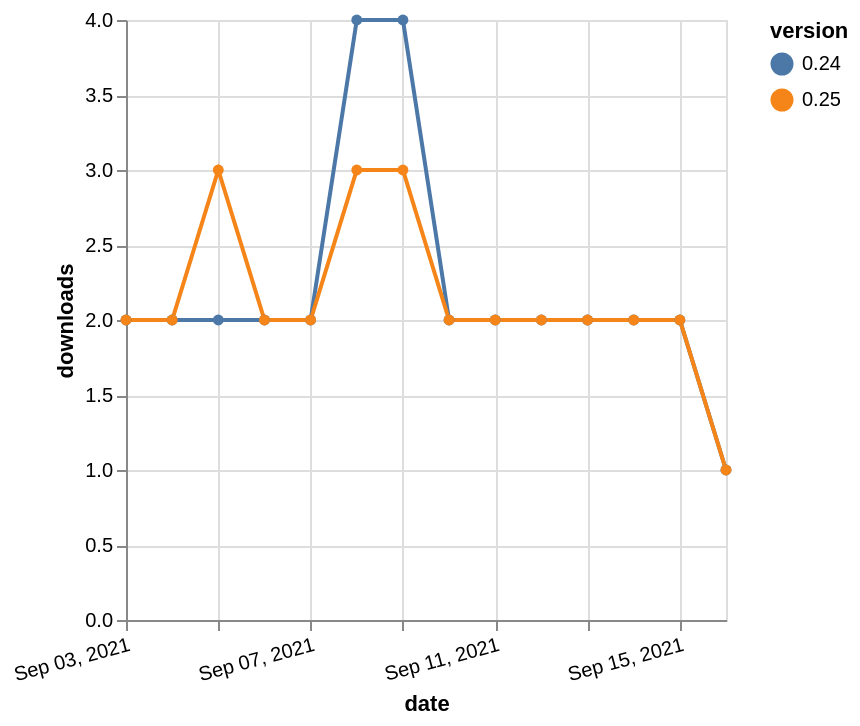

Describe this chart as a Vega-Lite specification.
### Vega-Lite specification from a JSON file in a GitHub repository (floating-point values rounded to 4 significant figures)
{"$schema": "https://vega.github.io/schema/vega-lite/v5.json", "description": "A simple bar chart with embedded data.", "data": {"values": [{"date": "2021-09-03", "total": 2554, "delta": 2, "version": "0.24"}, {"date": "2021-09-04", "total": 2556, "delta": 2, "version": "0.24"}, {"date": "2021-09-05", "total": 2558, "delta": 2, "version": "0.24"}, {"date": "2021-09-06", "total": 2560, "delta": 2, "version": "0.24"}, {"date": "2021-09-07", "total": 2562, "delta": 2, "version": "0.24"}, {"date": "2021-09-08", "total": 2566, "delta": 4, "version": "0.24"}, {"date": "2021-09-09", "total": 2570, "delta": 4, "version": "0.24"}, {"date": "2021-09-10", "total": 2572, "delta": 2, "version": "0.24"}, {"date": "2021-09-11", "total": 2574, "delta": 2, "version": "0.24"}, {"date": "2021-09-12", "total": 2576, "delta": 2, "version": "0.24"}, {"date": "2021-09-13", "total": 2578, "delta": 2, "version": "0.24"}, {"date": "2021-09-14", "total": 2580, "delta": 2, "version": "0.24"}, {"date": "2021-09-15", "total": 2582, "delta": 2, "version": "0.24"}, {"date": "2021-09-16", "total": 2583, "delta": 1, "version": "0.24"}, {"date": "2021-09-03", "total": 1898, "delta": 2, "version": "0.25"}, {"date": "2021-09-04", "total": 1900, "delta": 2, "version": "0.25"}, {"date": "2021-09-05", "total": 1903, "delta": 3, "version": "0.25"}, {"date": "2021-09-06", "total": 1905, "delta": 2, "version": "0.25"}, {"date": "2021-09-07", "total": 1907, "delta": 2, "version": "0.25"}, {"date": "2021-09-08", "total": 1910, "delta": 3, "version": "0.25"}, {"date": "2021-09-09", "total": 1913, "delta": 3, "version": "0.25"}, {"date": "2021-09-10", "total": 1915, "delta": 2, "version": "0.25"}, {"date": "2021-09-11", "total": 1917, "delta": 2, "version": "0.25"}, {"date": "2021-09-12", "total": 1919, "delta": 2, "version": "0.25"}, {"date": "2021-09-13", "total": 1921, "delta": 2, "version": "0.25"}, {"date": "2021-09-14", "total": 1923, "delta": 2, "version": "0.25"}, {"date": "2021-09-15", "total": 1925, "delta": 2, "version": "0.25"}, {"date": "2021-09-16", "total": 1926, "delta": 1, "version": "0.25"}]}, "width": "container", "mark": {"type": "line", "point": {"filled": true}}, "encoding": {"x": {"field": "date", "type": "temporal", "timeUnit": "yearmonthdate", "title": "date", "axis": {"labelAngle": -15}}, "y": {"field": "delta", "type": "quantitative", "title": "downloads"}, "color": {"field": "version", "type": "nominal"}, "tooltip": {"field": "delta"}}}
